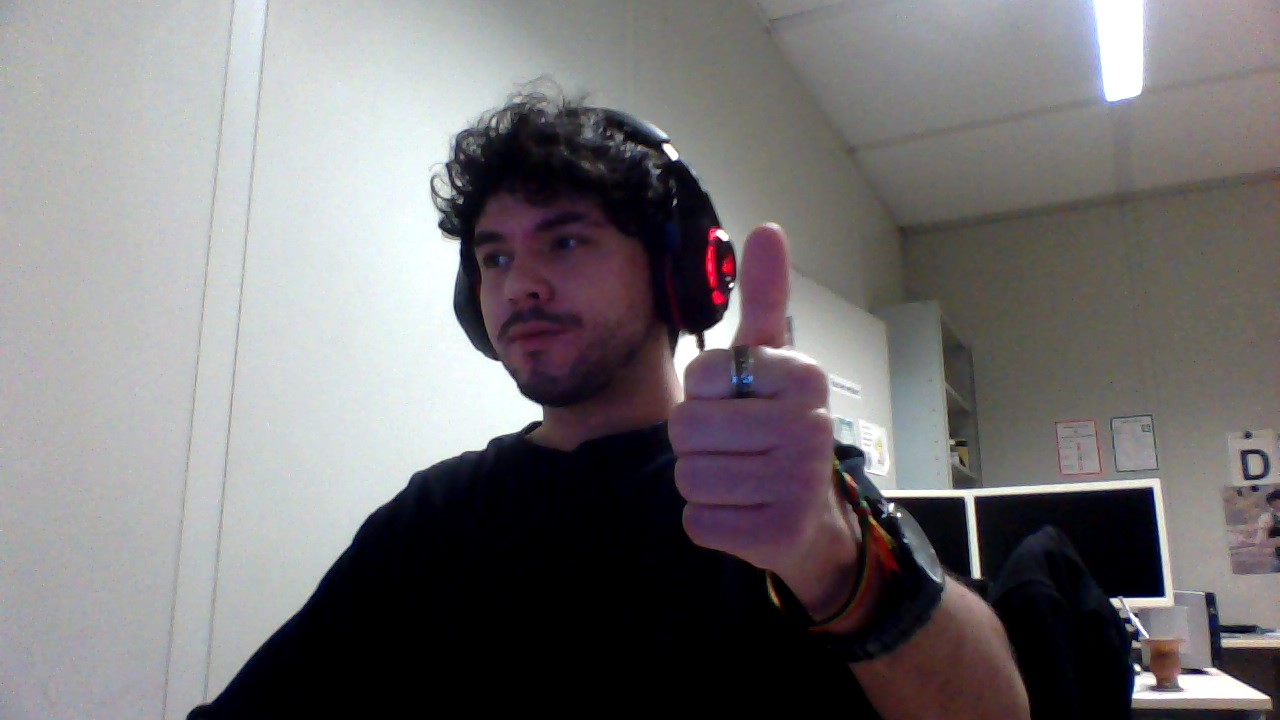
#> input picture 1280x720/WIN_20250206_17_48_01_Pro.jpg, 1280 x 720 px
$ python -i naofunciona.py   (imports and definitions only)
#> lines starting #> are read from the running program, lines starting #| are printed output that depends on the picture
import cv2
import numpy as np
import pickle
from sklearn.neighbors import KNeighborsClassifier
from sklearn.svm import SVC
from sklearn.decomposition import PCA
from scipy.signal import spectrogram
from sklearn.model_selection import train_test_split
from sklearn.metrics import accuracy_score
import os

# Parâmetros globais
labels_map = {"thumbs_up": 0, "thumbs_down": 1, "thumbs_left": 2, "thumbs_right": 3, "fist_closed": 4}
n_components = 10  # Número de componentes para o PCA
dataset_path = "dataset"  # Caminho para o conjunto de dados

# Função para pré-processar a imagem
def preprocess_image(image):
    # Se a imagem for um caminho (string), carregue-a
#> called with image = '1280x720/WIN_20250206_17_48_01_Pro.jpg'
    if isinstance(image, str):
        image = cv2.imread(image, cv2.IMREAD_GRAYSCALE)
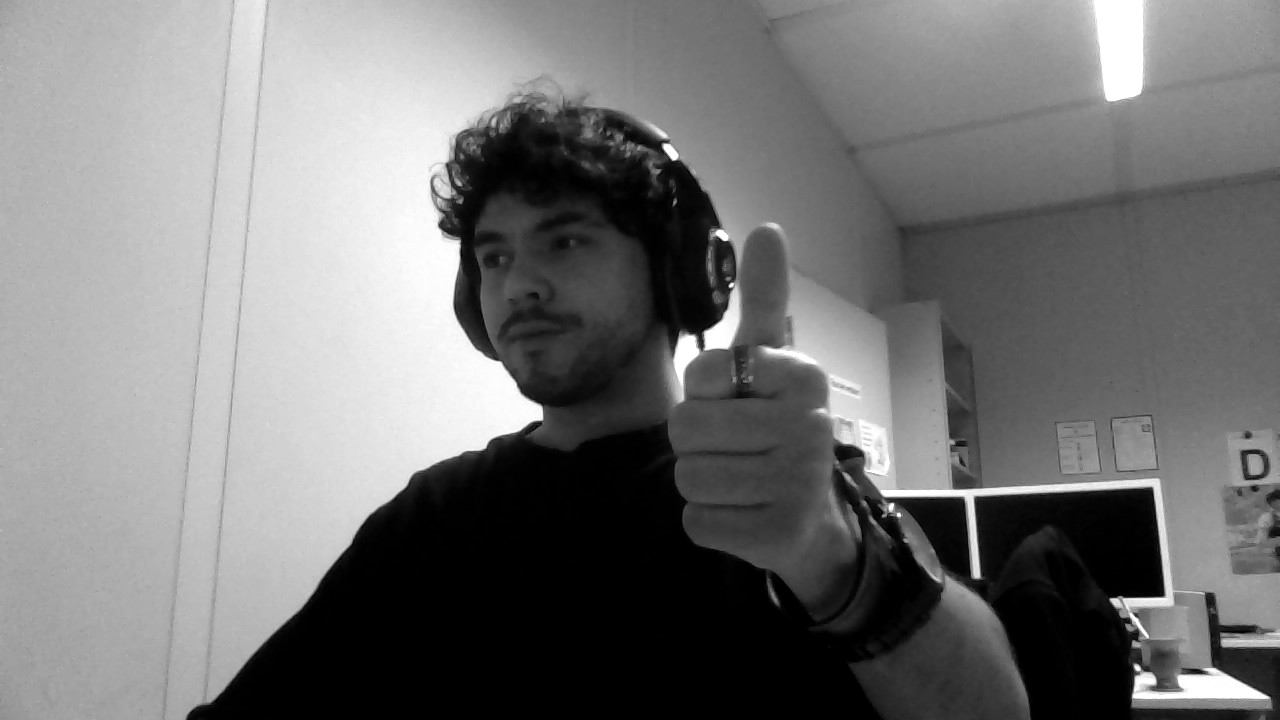
#> image: shape (720, 1280); min 0, max 255, mean 116.3
        if image is None:
            print(f"Erro: Não foi possível carregar a imagem {image}.")
            return None
    # Se a imagem já for um array numpy (frame da câmera), converta para tons de cinza
    elif isinstance(image, np.ndarray):
        image = cv2.cvtColor(image, cv2.COLOR_BGR2GRAY)
    else:
        print("Erro: Tipo de imagem não suportado.")
        return None

    # Aplicar blur e redimensionamento
    image = cv2.GaussianBlur(image, (5, 5), 0)
    return cv2.resize(image, (64, 64), interpolation=cv2.INTER_AREA)
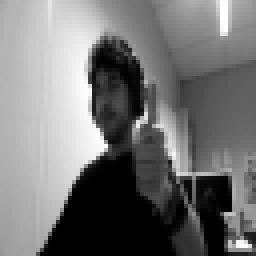
#> returned value: shape (64, 64) (shown 4 times larger); min 0, max 255, mean 116.3

# Extração de características FFT
# [8 lines left out: function extract_fft_features, not called in this run]

# Extração de características do espectrograma
def extract_spectrogram_features(image):
    f, t, Sxx = spectrogram(image.flatten())
    return np.log(Sxx + 1).flatten()

# Função para carregar e processar dados
# [126 lines left out: functions load_and_process_data, train_models_and_pca, classify_real_time_fft_dr, main, not called in this run]

# [2 lines not run here, left out]

>>> result = preprocess_image('1280x720/WIN_20250206_17_48_01_Pro.jpg')

$ run again, on 1280x720/WIN_20250206_17_48_03_Pro.jpg
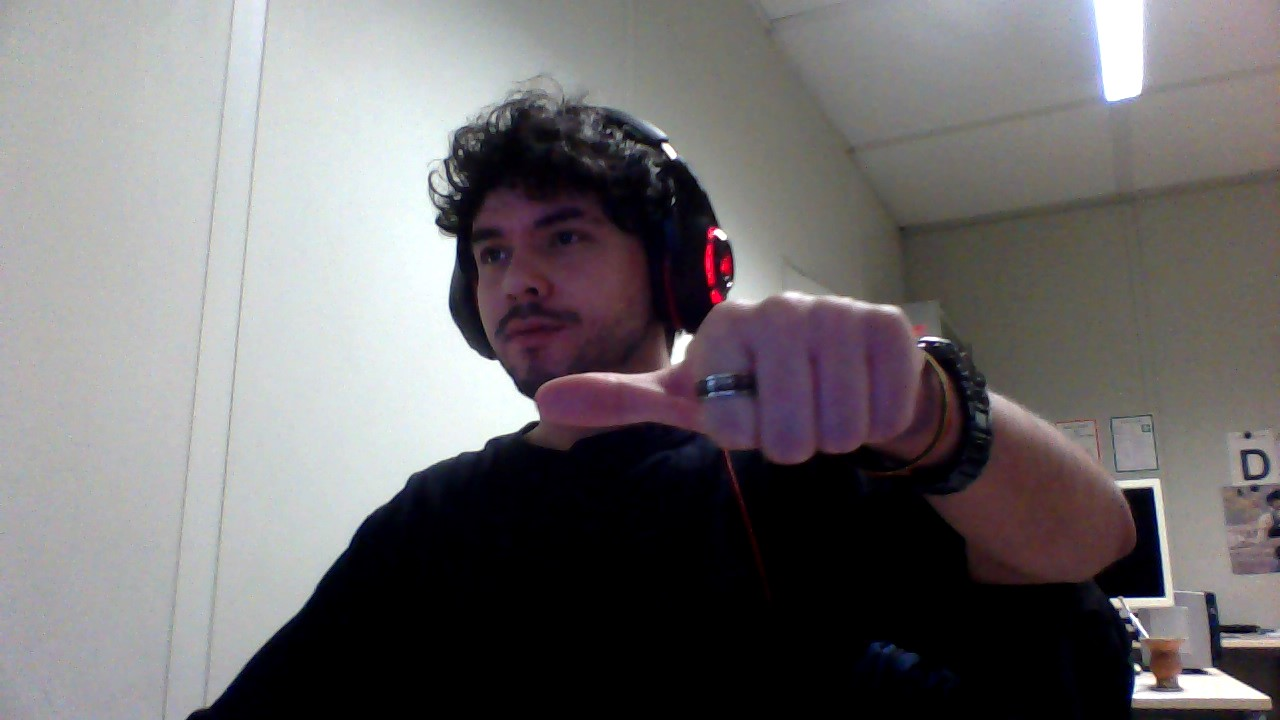
#> input picture 1280x720/WIN_20250206_17_48_03_Pro.jpg, 1280 x 720 px
#> in preprocess_image, `image = cv2.imread(image, cv2.IMREAD_GRAYSCALE)`:
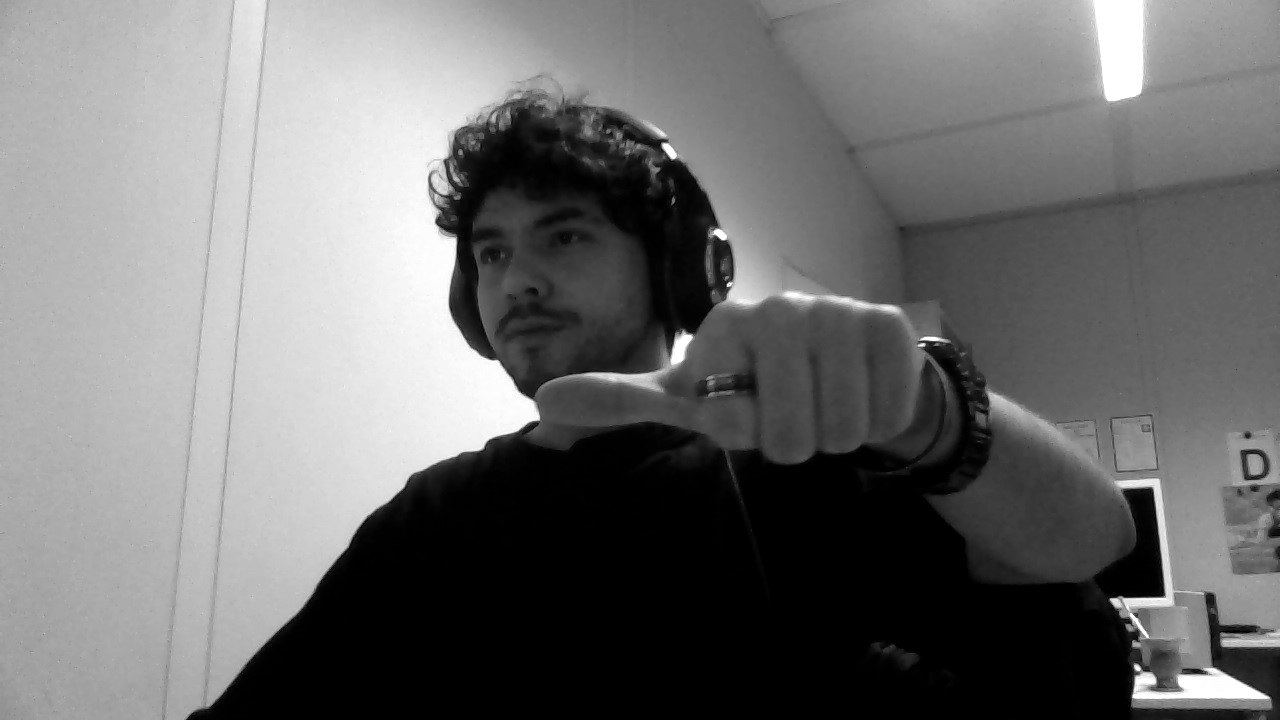
#> image: shape (720, 1280); min 0, max 255, mean 110.6
#> in preprocess_image, `return cv2.resize(image, (64, 64), interpolation=cv2.INTER_AREA)`:
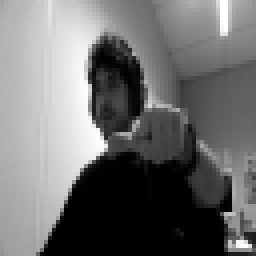
#> returned value: shape (64, 64) (shown 4 times larger); min 0, max 255, mean 110.6

$ run again, on 1280x720/WIN_20250206_17_48_05_Pro.jpg
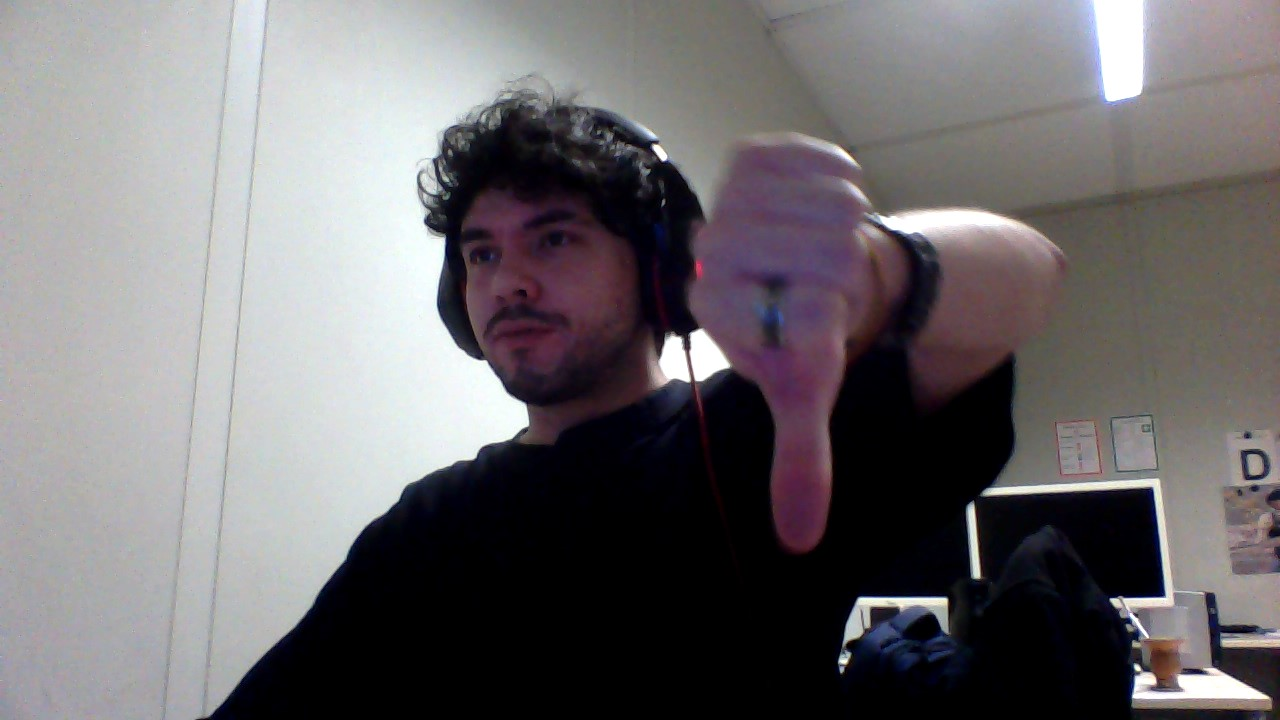
#> input picture 1280x720/WIN_20250206_17_48_05_Pro.jpg, 1280 x 720 px
#> in preprocess_image, `image = cv2.imread(image, cv2.IMREAD_GRAYSCALE)`:
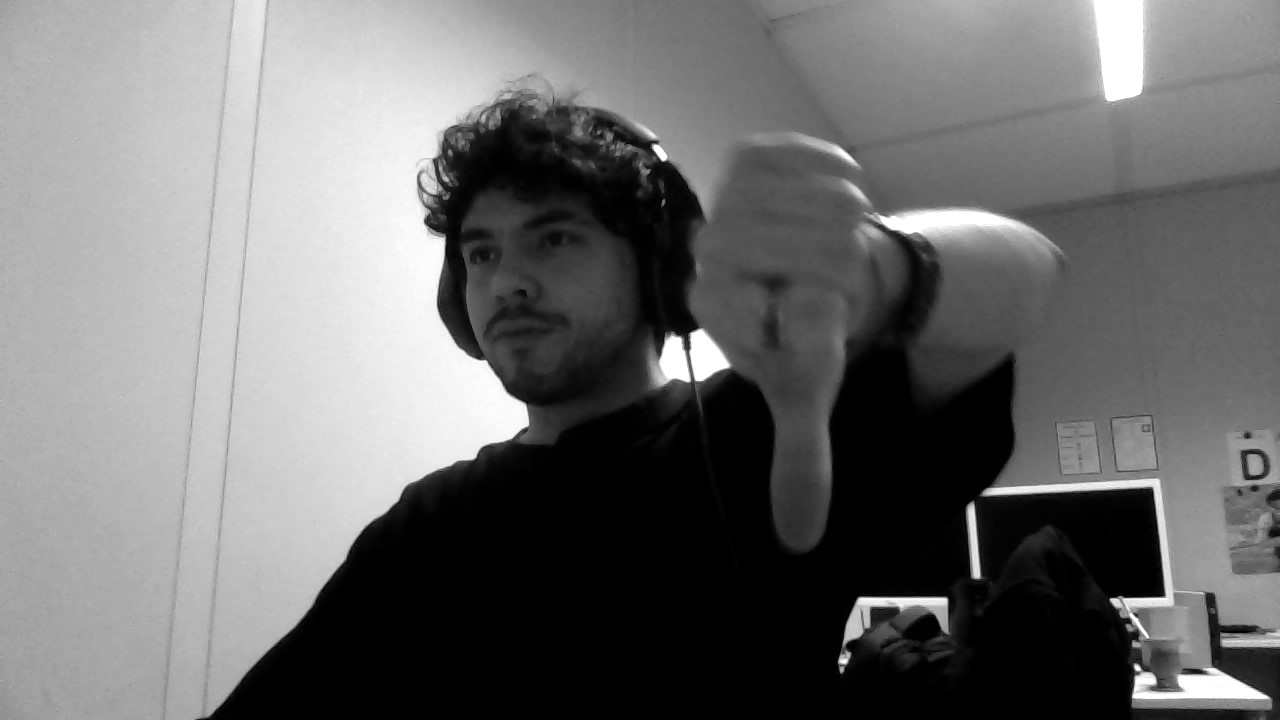
#> image: shape (720, 1280); min 0, max 255, mean 109.1
#> in preprocess_image, `return cv2.resize(image, (64, 64), interpolation=cv2.INTER_AREA)`:
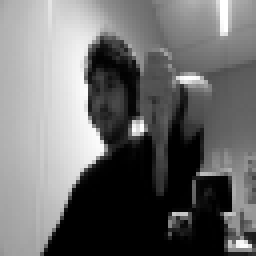
#> returned value: shape (64, 64) (shown 4 times larger); min 0, max 255, mean 109.1
